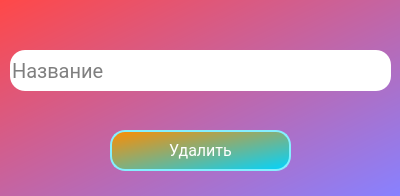
<?xml version="1.0" encoding="UTF-8"?>
<ui version="4.0">
 <class>DeleteDialog</class>
 <widget class="QDialog" name="DeleteDialog">
  <property name="geometry">
   <rect>
    <x>0</x>
    <y>0</y>
    <width>400</width>
    <height>196</height>
   </rect>
  </property>
  <property name="windowTitle">
   <string>Dialog</string>
  </property>
  <property name="styleSheet">
   <string notr="true"/>
  </property>
  <widget class="QWidget" name="widget" native="true">
   <property name="geometry">
    <rect>
     <x>0</x>
     <y>0</y>
     <width>400</width>
     <height>196</height>
    </rect>
   </property>
   <property name="styleSheet">
    <string notr="true">QWidget#widget{
	background-color: qlineargradient(spread:pad, x1:0, y1:0, x2:1, y2:1, stop:0 rgba(255, 72, 72, 255), stop:1 rgba(136, 129, 255, 255));
}

QPushButton{
	
	background-color: qlineargradient(spread:pad, x1:0, y1:0, x2:1, y2:1, stop:0 rgba(255, 140, 0, 255), stop:1 rgba(0, 212, 255, 255));
	border: 2px solid #85efff;
	border-radius: 15px;	
	color: rgb(255, 255, 255);
	font-family: roboto;
	font-size: 16px;
}

QPushButton:hover{
	background-color: qlineargradient(spread:pad, x1:0, y1:0, x2:1, y2:1, stop:0 rgba(0, 255, 115, 255), stop:1 rgba(184, 255, 73, 255));
	border: 2px solid #90ff94;
}

QLabel{
	color: rgb(255, 255, 255);
}
QLineEdit{
	border-radius: 15px;
	font-family: roboto;
	font-size: 20px;
}

</string>
   </property>
   <widget class="QLineEdit" name="deleteEdit">
    <property name="geometry">
     <rect>
      <x>10</x>
      <y>50</y>
      <width>381</width>
      <height>41</height>
     </rect>
    </property>
    <property name="font">
     <font>
      <family>roboto</family>
      <pointsize>-1</pointsize>
     </font>
    </property>
    <property name="placeholderText">
     <string>Название</string>
    </property>
   </widget>
   <widget class="QPushButton" name="deleteButton">
    <property name="geometry">
     <rect>
      <x>110</x>
      <y>130</y>
      <width>181</width>
      <height>41</height>
     </rect>
    </property>
    <property name="text">
     <string>Удалить</string>
    </property>
   </widget>
  </widget>
 </widget>
 <resources/>
 <connections/>
</ui>
